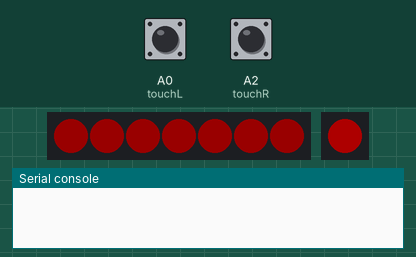
Bench run of a program on a simulated CircuitPython board. Parts: 7 RGB LEDs in strip order, left to right, 1 RGB LEDs in strip order, left to right, the last lines printed to the serial console. The test bench sets the inputs (shaded band); at power-on: A0 (touchL) LOW, A2 (touchR) LOW. Dim RGB values are drawn brighter than linear; touch pads read as touched when driven HIGH.

Above: at 1.2 s.
1.3 s: A0 (touchL) pulled HIGH for 0.15 s
At 1.35 s:
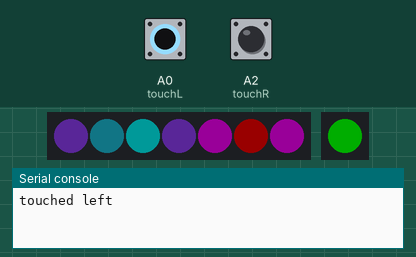
3.0 s: A2 (touchR) pulled HIGH for 1 s
At 3.81 s:
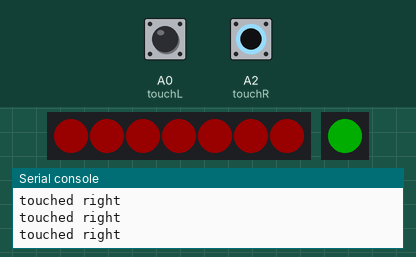
5.5 s: A0 (touchL) pulled HIGH for 1 s
At 5.65 s:
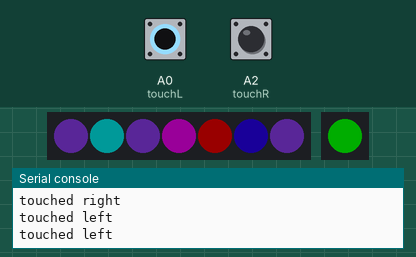
8.0 s: A2 (touchR) pulled HIGH for 3.2 s
At 8.35 s:
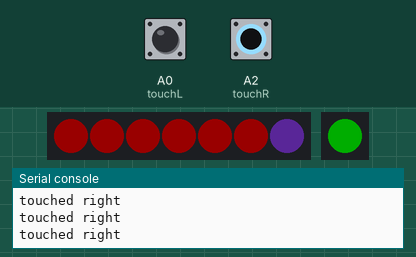
12.7 s: A0 (touchL) pulled HIGH for 3.2 s
At 12.75 s:
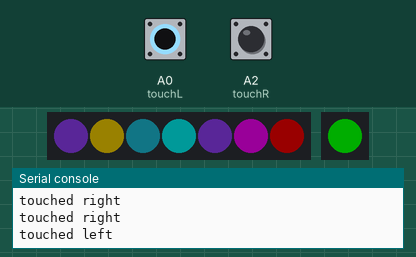
17.4 s: A0 (touchL) driven HIGH and A2 (touchR) driven HIGH
At 17.9 s:
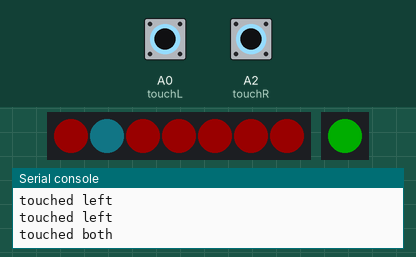
Timing chart, 0 to 21.4 s (numbered marks = the images above; inputs shaded):
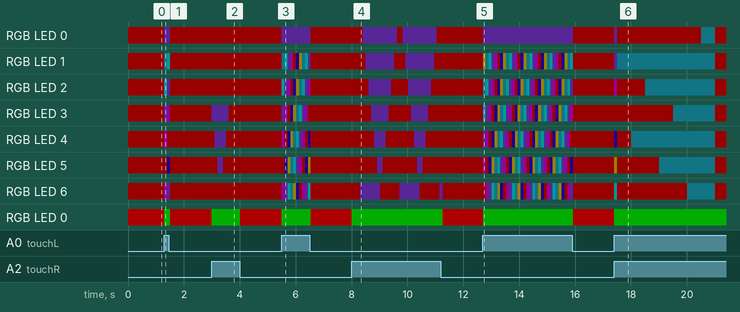

Measured:
- after the input at 1.3 s, RGB LED 0: RGB(25, 0, 0) → RGB(14, 6, 24) at once, → RGB(25, 0, 0) 0.21 s later; RGB LED 1: RGB(25, 0, 0) → RGB(1, 7, 8) at once, → RGB(0, 25, 25) 0.10 s later, → RGB(25, 0, 0) 0.10 s later
- after the input at 3.0 s, RGB LED 3: RGB(25, 0, 0) → RGB(14, 6, 24) at once, → RGB(25, 0, 0) 0.61 s later; RGB LED 4: RGB(25, 0, 0) → RGB(14, 6, 24) after 0.10 s, → RGB(25, 0, 0) 0.41 s later
- after the input at 5.5 s, RGB LED 0: RGB(25, 0, 0) → RGB(14, 6, 24) at once, → RGB(25, 0, 0) 1.0 s later; RGB LED 1: RGB(25, 0, 0) → RGB(1, 7, 8) at once, → RGB(0, 25, 25) 0.10 s later, → RGB(14, 6, 24) 0.10 s later, → RGB(25, 0, 25) 0.10 s later, … (11 changes in this stretch)
- after the input at 8.0 s, RGB LED 0: alternates RGB(25, 0, 0) for 0.20 s and RGB(14, 6, 24) for 1.2 s, starting after 0.41 s; RGB LED 1: alternates RGB(25, 0, 0) for 0.41 s and RGB(14, 6, 24) for 1.0 s, starting after 0.51 s
- after the input at 17.4 s, RGB LED 0: RGB(25, 0, 0) → RGB(14, 6, 24) at once, → RGB(25, 0, 0) 0.10 s later, → RGB(1, 7, 8) 3.0 s later, → RGB(25, 0, 0) 0.50 s later; RGB LED 1: RGB(25, 0, 0) → RGB(14, 6, 24) at once, → RGB(1, 7, 8) 0.10 s later, → RGB(25, 0, 0) 3.5 s later
- what the display in image 6 shows lasts 0.5 s, from 17.5 s to 18.0 s

The program:

main.py
```python
from touchio import TouchIn
import adafruit_dotstar as dotstar
import board
import neopixel
from hoodie import Hoodie
import time


jewel = neopixel.NeoPixel(board.A1, 7, brightness=0.1, auto_write=True)
dot = dotstar.DotStar(board.APA102_SCK, board.APA102_MOSI, 1, brightness=0.2)

touchL = TouchIn(board.A0)
touchR = TouchIn(board.A2)
touchL.threshold = touchL.raw_value + 200
touchR.threshold = touchR.raw_value + 200

hoodie = Hoodie(jewel)

while True:
    # print(touchL.raw_value)

    if touchL.value and touchR.value:
        print("touched both")
        hoodie.handleColor(hoodie.HOP)

    elif touchL.value:
        print("touched left")
        dot[0] = [0, 255, 0]
        hoodie.handleColor(hoodie.WHEEL)

    elif touchR.value:
        print("touched right")
        dot[0] = [0, 255, 0]
        hoodie.handleColor(hoodie.EXTEND)

    else:
        dot[0] = [255, 0, 0]
        jewel.fill((255, 0, 0))
```

hoodie.py
```python
import time


class Hoodie:
    def __init__(self, jewel):
        self.jewel = jewel

    # * Public constants to denote useable patterns
    WHEEL = 0
    EXTEND = 1
    HOP = 2

    # * Define private properties
    _count = 0
    _direction = 'forward'

    # * Define private constants
    _RED = (255, 0, 0)
    _MAGENTA = (255, 0, 255)
    _PURPLE = (149, 66, 244)
    _CYAN = (0, 255, 255)
    _DARKGREEN = (15, 79, 80)
    _GOLD = (255, 216, 0)
    _BLUEISH = (46, 0, 255)

    _COLORPOSITIONS = [_RED, _MAGENTA, _PURPLE,
                       _CYAN, _DARKGREEN, _GOLD, _BLUEISH]

    def handleColor(self, pattern):
        if pattern == self.WHEEL:
            self._wheelPattern()
        elif pattern == self.EXTEND:
            self._extendPattern()
        elif pattern == self.HOP:
            self._hopPattern()
        time.sleep(.1)

    def _wheelPattern(self):
        self._count += 1
        if self._count > 6:
            self._count = 0

        self.jewel[0] = self._COLORPOSITIONS[2]
        self.jewel[1] = self._COLORPOSITIONS[5-self._count]
        self.jewel[2] = self._COLORPOSITIONS[4-self._count]
        self.jewel[3] = self._COLORPOSITIONS[3-self._count]
        self.jewel[4] = self._COLORPOSITIONS[2-self._count]
        self.jewel[5] = self._COLORPOSITIONS[1-self._count]
        self.jewel[6] = self._COLORPOSITIONS[self._count]

    def _extendPattern(self):
        if self._direction == 'forward':
            self._count += 1

            if self._count >= 6:
                self._direction = 'reverse'
        else:
            self._count -= 1

            if self._count < 0:
                self._direction = 'forward'

        if self._direction == 'forward':
            self.jewel[self._count] = self._COLORPOSITIONS[2]
        else:
            self.jewel[self._count] = self._COLORPOSITIONS[0]

    def _hopPattern(self):
        self.jewel.fill(self._RED)

        pause = 0.5

        self.jewel[1] = self._DARKGREEN
        time.sleep(pause)
        self.jewel[4] = self._DARKGREEN
        time.sleep(pause)

        self.jewel[2] = self._DARKGREEN
        time.sleep(pause)
        self.jewel[5] = self._DARKGREEN
        time.sleep(pause)

        self.jewel[3] = self._DARKGREEN
        time.sleep(pause)
        self.jewel[6] = self._DARKGREEN

        time.sleep(pause)
        self.jewel[0] = self._DARKGREEN
        time.sleep(pause)

        self.jewel.fill(self._RED)
        time.sleep(pause)
```
